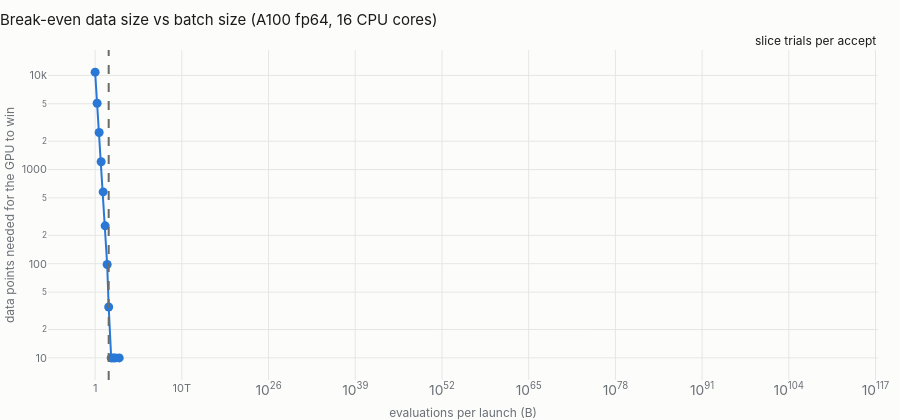

This figure's notebook cell:
### Markdown cell above
## 2. Break-even data size against batch size

The smallest `n` at which the GPU out-runs 16 cores, for each batch size.

### Code cell
def break_even(batch, in_flight=1):
    grid = np.logspace(1, 7, 600); s = likelihood_speedup(grid, batch, in_flight=in_flight)
    hit = np.nonzero(s >= 1)[0]; return grid[hit[0]] if len(hit) else np.nan
B = np.array([1, 2, 4, 8, 16, 32, 64, 108, 256, 512, 1024, 4096])
fig = go.Figure(go.Scatter(x=B, y=[break_even(b) for b in B], mode="lines+markers",
                           line=dict(color=BLUE, width=2), marker=dict(size=9), name="break-even n"))
fig.add_vline(x=TRIALS_PER_ACCEPT, line_dash="dash", line_color=GREY,
              annotation_text="slice trials per accept", annotation_position="top")
fig.update_xaxes(type="log"); fig.update_yaxes(type="log")
style(fig, "Break-even data size vs batch size (A100 fp64, 16 CPU cores)", "evaluations per launch (B)",
      "data points needed for the GPU to win")

### Figure 1 — Plotly figure (JSON) as saved in the notebook; plotly's stock layout.template omitted (floating-point values rounded to 4 significant figures)
{"data": [{"line": {"color": "#2a78d6", "width": 2}, "marker": {"size": 9}, "mode": "lines+markers", "name": "break-even n", "type": "scatter", "x": [1, 2, 4, 8, 16, 32, 64, 108, 256, 512, 1024, 4096], "y": [10840.0, 5064.0, 2477.0, 1212.0, 579.3, 252.5, 98.1, 34.75, 10, 10, 10, 10]}], "layout": {"annotations": [{"showarrow": false, "text": "slice trials per accept", "x": 108, "xanchor": "center", "xref": "x", "y": 1, "yanchor": "bottom", "yref": "y domain"}], "font": {"color": "#1a1a19"}, "height": 420, "hovermode": "x unified", "margin": {"b": 40, "l": 10, "r": 10, "t": 50}, "paper_bgcolor": "#fcfcfb", "plot_bgcolor": "#fcfcfb", "shapes": [{"line": {"color": "#6b6b68", "dash": "dash"}, "type": "line", "x0": 108, "x1": 108, "xref": "x", "y0": 0, "y1": 1, "yref": "y domain"}], "title": {"text": "Break-even data size vs batch size (A100 fp64, 16 CPU cores)"}, "xaxis": {"gridcolor": "#e6e6e3", "title": {"text": "evaluations per launch (B)"}, "type": "log"}, "yaxis": {"gridcolor": "#e6e6e3", "title": {"text": "data points needed for the GPU to win"}, "type": "log"}}}
